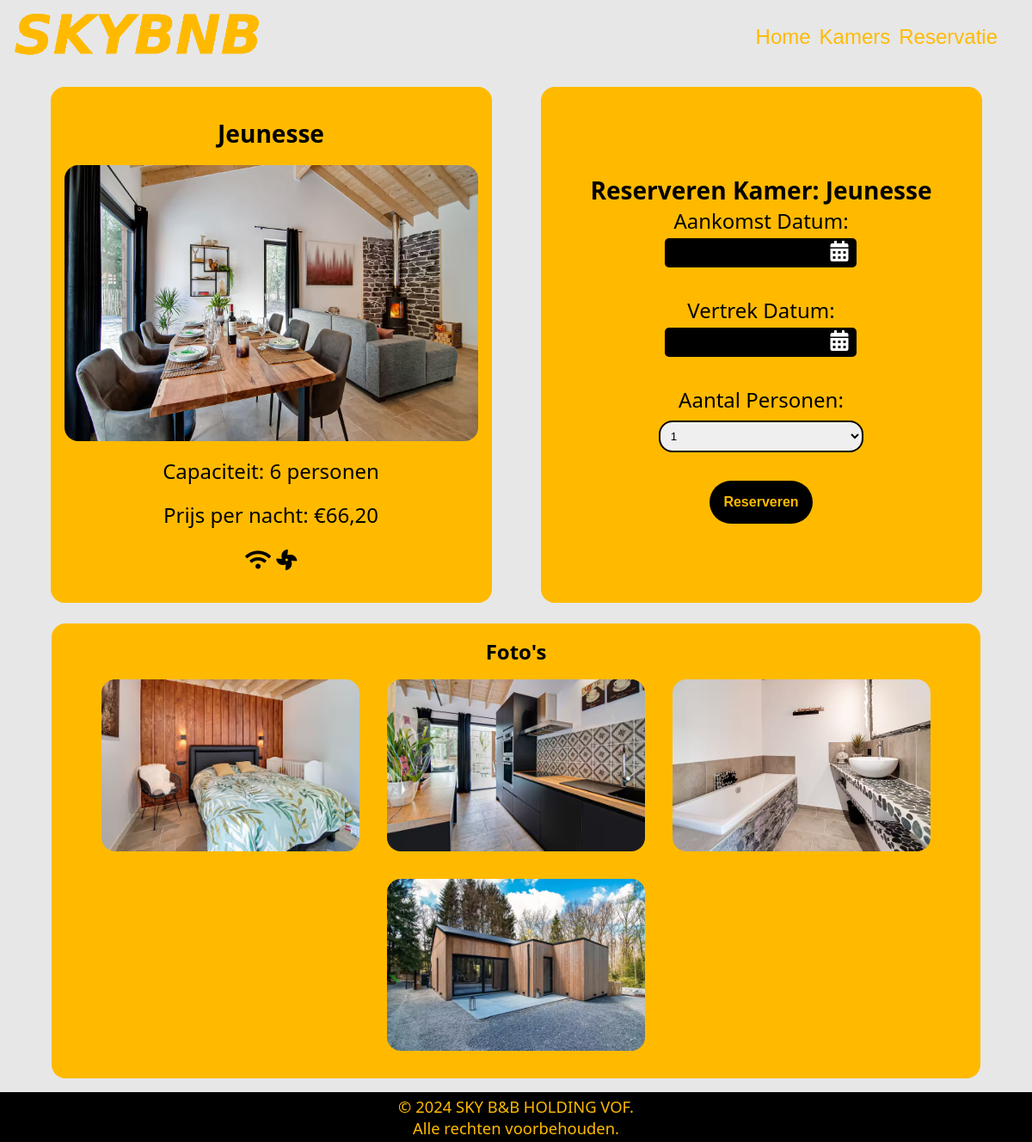
Screenshot of /reserveren.php?id=3 with the database file from the repository.
### tables this page shows
CREATE TABLE `tblkamer` (
  `PKKamer` int(11) NOT NULL,
  `KamerNaam` varchar(50) NOT NULL,
  `Capaciteit` int(11) NOT NULL,
  `Prijs` float NOT NULL,
  `Wifi` tinyint(1) NOT NULL,
  `Televisie` tinyint(1) NOT NULL,
  `Airco` tinyint(1) NOT NULL
);

CREATE TABLE `tblimg` (
  `PKIMG` int(11) NOT NULL,
  `FotoUrl` text NOT NULL,
  `KamerFK` int(11) DEFAULT NULL,
  `FotoNaam` text NOT NULL,
  `FotoSoort` text NOT NULL
);

### reserveren.php (the view, shortened to what this page needs)
<?php
include 'config/conn.php';
$kamer_id = isset($_GET['id']) ? intval($_GET['id']) : 0;
$sql = "DELETE FROM tblboeking
        WHERE betaald IS NULL
        AND PersoonFK IS NULL
        AND Reservatie < DATE_SUB(NOW(), INTERVAL 30 MINUTE)";
$conn->query($sql);
$sql = "SELECT * FROM tblkamer WHERE PKKamer = $kamer_id";
$result = $conn->query($sql);
$kamer = $result->fetch_assoc();
?>
<!DOCTYPE html>
<html lang="nl">
<head>
    <link rel="stylesheet" href="style/styles.css">
    <link rel="stylesheet" href="https://cdn.jsdelivr.net/npm/flatpickr/dist/flatpickr.min.css">
    <link rel="stylesheet" href="https://cdn.jsdelivr.net/npm/flatpickr/dist/themes/dark.css">
    <link href="https://cdnjs.cloudflare.com/ajax/libs/font-awesome/5.15.4/css/all.min.css" rel="stylesheet">
</head>
<body>
    <?php include 'utility/header.php'; ?>
    <main>
        <section class="reservatiepagina">
            <article class="kamerinfo">
            <?php
                echo "<h1>" . $kamer['KamerNaam'] . "</h1>";
                $sqlFoto = "SELECT * FROM tblimg WHERE KamerFK = " . $kamer['PKKamer'] . " AND FotoSoort = 'main'";
                $resultFoto = $conn->query($sqlFoto);
                $rowFoto = $resultFoto->fetch_assoc();
                if ($resultFoto->num_rows > 0) {
                    echo "<img src='img/uploads/" . $rowFoto['FotoUrl'] . "' alt='Foto van " . $rowFoto['FotoNaam'] . "'>";
                } else {
                    echo "<img src='img/placeholder.webp' alt='Standaard kamerfoto'>";
                }
                echo "<p>Capaciteit: " . $kamer['Capaciteit'] . " personen</p>";
                echo "<p>Prijs per nacht: €" . number_format($kamer['Prijs'], 2, ',', '.') . "</p>";
                echo "<p>";
                if ($kamer['Wifi'] == 1) {
                    echo "<i class='fas fa-wifi'></i> ";
                }
                if ($kamer['Airco'] == 1) {
                    echo "<i class='fas fa-fan'></i>";
                }
                echo "</p>";
                ?>
            </article>
            <article class="reserveren">
                <form method="post">
                    <h1>Reserveren Kamer: <?php echo htmlspecialchars($kamer['KamerNaam']); ?></h1>
                    <label for="aankomst">Aankomst Datum:</label>
                    <div class="datepicker-wrapper">
                        <input type="text" id="aankomst" name="aankomst" class="flatpickr-input" readonly>
                    </div>
                    <br>
                    <label for="vertrek">Vertrek Datum:</label>
                    <div class="datepicker-wrapper">
                        <input type="text" id="vertrek" name="vertrek" class="flatpickr-input" readonly>
                    </div>
                    <br>
                    <label for="aantal_personen">Aantal Personen:</label>
                    <select class="persoonaantalselector" id="aantal_personen" name="aantal_personen" required>
                        <?php for ($i = 1; $i <= $kamer['Capaciteit']; $i++): ?>
                            <option value="<?php echo $i; ?>"><?php echo $i; ?></option>
                        <?php endfor; ?>
                    </select>
                    <br>
                    <button type="submit">Reserveren</button>
                </form>
            </article>
        </section>
        <section class="extrafotos">
            <h2>Foto's</h2>
            <article>
                <?php
                $sqlExtraFoto = "SELECT * FROM tblimg WHERE KamerFK = " . $kamer['PKKamer'] . " AND FotoSoort = 'extra'";
                $resultExtraFoto = $conn->query($sqlExtraFoto);
                if ($resultExtraFoto->num_rows > 0) {
                    while ($rowExtraFoto = $resultExtraFoto->fetch_assoc()) {
                        echo "<img src='img/uploads/" . $rowExtraFoto['FotoUrl'] . "' alt='Foto van " . $rowExtraFoto['FotoNaam'] . "'>";
                    }
                } else {
                    echo "<p>Geen extra foto's beschikbaar.</p>";
                }
                ?>
            </article>
        </section>
    </main>
    <?php include 'utility/footer.php'; ?>
</body>
</html>

### style/styles.css (style rules this page uses)
*, *:before, *:after { -webkit-box-sizing: inherit; -moz-box-sizing: inherit; box-sizing: inherit; padding: 0; margin: 0; }
html { -webkit-box-sizing: border-box; -moz-box-sizing: border-box; box-sizing: border-box; }
html, body { height: 100%; overflow-x: hidden; font-family: 'Segoe UI', Tahoma, Geneva, Verdana, sans-serif; }
body { display: flex; flex-direction: column; background-color: #E7E7E7; }
button { cursor: pointer; border: none; background-color: #000; font-weight: 900; color: #ffba00; font-size: 1rem; padding: 1rem; border-radius: 3rem; }
.reservatiepagina { display: flex; justify-content: center; align-items: center; width: 95%; margin: 0 auto; }
.reservatiepagina article { display: flex; justify-content: space-evenly; align-items: center; flex-direction: column; height: 600px; padding: 1rem; width: 45%; background-color: #ffba00; border-radius: 1rem; margin: 2vh auto; font-size: max(1.5rem, 1.25vw); }
.kamerinfo img { width: 100%; border-radius: 1rem; }
.reserveren form { background-color: #ffba00; border-radius: 1rem; display: flex; justify-content: center; align-items: center; flex-direction: column; padding: 1rem; margin-top: 1vh; }
.flatpickr-input { display: inline-block; width: auto; padding: 0.5rem 0.5rem !important; background-color: #000000; color: white; border: none; border-radius: 5px; text-align: center; cursor: pointer; font-size: 1rem; transition: background-color 0.3s ease; }
.datepicker-wrapper { position: relative; display: inline-block; }
.datepicker-wrapper input { padding-right: 35px; }
.persoonaantalselector { width: 60%; padding: 0.5rem; margin-top: 1vh; border: #000 solid 0.15rem; border-radius: 1rem; }
.extrafotos { width: 90%; margin: 0 auto; text-align: center; padding: 1rem; margin-top: 1vh; background-color: #ffba00; border-radius: 1rem; margin-bottom: 1rem; }
.extrafotos article { display: flex; justify-content: center; align-items: center; flex-wrap: wrap; }
.extrafotos article img { width: 300px; height: 200px; border-radius: 1rem; margin: 1rem; }

### rows the page displays
tblkamer: KamerNaam "Jeunesse", Capaciteit "6", Prijs "66,20"
tblimg: FotoUrl (picture)
tblimg: FotoUrl (picture)
tblimg: FotoUrl (picture)
tblimg: FotoUrl (picture)
tblimg: FotoUrl (picture)

### other values shown
form field aantal_personen "1"
